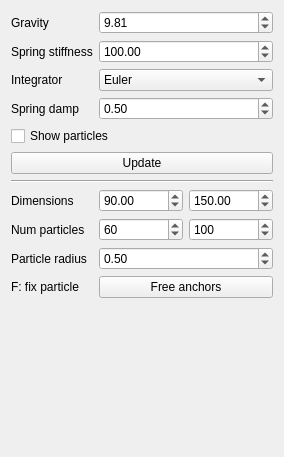
<?xml version="1.0" encoding="UTF-8"?>
<ui version="4.0">
 <class>WidgetCloth</class>
 <widget class="QWidget" name="WidgetCloth">
  <property name="geometry">
   <rect>
    <x>0</x>
    <y>0</y>
    <width>284</width>
    <height>457</height>
   </rect>
  </property>
  <property name="windowTitle">
   <string>Form</string>
  </property>
  <layout class="QFormLayout" name="formLayout">
   <item row="0" column="0">
    <widget class="QLabel" name="label">
     <property name="text">
      <string>Gravity</string>
     </property>
    </widget>
   </item>
   <item row="0" column="1">
    <widget class="QDoubleSpinBox" name="gravity">
     <property name="maximum">
      <double>100.000000000000000</double>
     </property>
     <property name="singleStep">
      <double>1.000000000000000</double>
     </property>
     <property name="value">
      <double>9.810000000000000</double>
     </property>
    </widget>
   </item>
   <item row="1" column="0">
    <widget class="QLabel" name="label_3">
     <property name="text">
      <string>Spring stiffness</string>
     </property>
    </widget>
   </item>
   <item row="1" column="1">
    <widget class="QDoubleSpinBox" name="springStiffness">
     <property name="maximum">
      <double>1000.000000000000000</double>
     </property>
     <property name="singleStep">
      <double>10.000000000000000</double>
     </property>
     <property name="value">
      <double>100.000000000000000</double>
     </property>
    </widget>
   </item>
   <item row="3" column="0">
    <widget class="QLabel" name="label_6">
     <property name="text">
      <string>Spring damp</string>
     </property>
    </widget>
   </item>
   <item row="3" column="1">
    <widget class="QDoubleSpinBox" name="springDamping">
     <property name="maximum">
      <double>1.000000000000000</double>
     </property>
     <property name="singleStep">
      <double>0.100000000000000</double>
     </property>
     <property name="value">
      <double>0.500000000000000</double>
     </property>
    </widget>
   </item>
   <item row="4" column="0" colspan="2">
    <widget class="QCheckBox" name="showParticles">
     <property name="text">
      <string>Show particles</string>
     </property>
     <property name="checked">
      <bool>false</bool>
     </property>
    </widget>
   </item>
   <item row="5" column="0" colspan="2">
    <widget class="QPushButton" name="btnUpdate">
     <property name="text">
      <string>Update</string>
     </property>
    </widget>
   </item>
   <item row="6" column="0" colspan="2">
    <widget class="Line" name="line">
     <property name="orientation">
      <enum>Qt::Orientation::Horizontal</enum>
     </property>
    </widget>
   </item>
   <item row="7" column="0">
    <widget class="QLabel" name="label_2">
     <property name="text">
      <string>Dimensions</string>
     </property>
    </widget>
   </item>
   <item row="7" column="1">
    <layout class="QHBoxLayout" name="horizontalLayout">
     <item>
      <widget class="QDoubleSpinBox" name="sizeX">
       <property name="maximum">
        <double>200.000000000000000</double>
       </property>
       <property name="singleStep">
        <double>10.000000000000000</double>
       </property>
       <property name="value">
        <double>90.000000000000000</double>
       </property>
      </widget>
     </item>
     <item>
      <widget class="QDoubleSpinBox" name="sizeY">
       <property name="maximum">
        <double>200.000000000000000</double>
       </property>
       <property name="singleStep">
        <double>10.000000000000000</double>
       </property>
       <property name="value">
        <double>150.000000000000000</double>
       </property>
      </widget>
     </item>
    </layout>
   </item>
   <item row="8" column="0">
    <widget class="QLabel" name="label_4">
     <property name="text">
      <string>Num particles</string>
     </property>
    </widget>
   </item>
   <item row="8" column="1">
    <layout class="QHBoxLayout" name="horizontalLayout_2">
     <item>
      <widget class="QSpinBox" name="numParticlesX">
       <property name="minimum">
        <number>2</number>
       </property>
       <property name="maximum">
        <number>1000</number>
       </property>
       <property name="singleStep">
        <number>5</number>
       </property>
       <property name="value">
        <number>60</number>
       </property>
      </widget>
     </item>
     <item>
      <widget class="QSpinBox" name="numParticlesY">
       <property name="minimum">
        <number>2</number>
       </property>
       <property name="maximum">
        <number>1000</number>
       </property>
       <property name="singleStep">
        <number>5</number>
       </property>
       <property name="value">
        <number>100</number>
       </property>
      </widget>
     </item>
    </layout>
   </item>
   <item row="2" column="0">
    <widget class="QLabel" name="label_7">
     <property name="text">
      <string>Integrator</string>
     </property>
    </widget>
   </item>
   <item row="2" column="1">
    <widget class="QComboBox" name="integrators">
     <item>
      <property name="text">
       <string>Euler</string>
      </property>
     </item>
     <item>
      <property name="text">
       <string>Symplectic Euler</string>
      </property>
     </item>
     <item>
      <property name="text">
       <string>Midpoint</string>
      </property>
     </item>
     <item>
      <property name="text">
       <string>RK2</string>
      </property>
     </item>
     <item>
      <property name="text">
       <string>RK4</string>
      </property>
     </item>
     <item>
      <property name="text">
       <string>Verlet</string>
      </property>
     </item>
    </widget>
   </item>
   <item row="9" column="0">
    <widget class="QLabel" name="label_5">
     <property name="text">
      <string>Particle radius</string>
     </property>
    </widget>
   </item>
   <item row="9" column="1">
    <widget class="QDoubleSpinBox" name="particleRad">
     <property name="minimum">
      <double>0.010000000000000</double>
     </property>
     <property name="maximum">
      <double>100.000000000000000</double>
     </property>
     <property name="singleStep">
      <double>0.100000000000000</double>
     </property>
     <property name="value">
      <double>0.500000000000000</double>
     </property>
    </widget>
   </item>
   <item row="10" column="0">
    <widget class="QLabel" name="label_8">
     <property name="text">
      <string>F: fix particle</string>
     </property>
    </widget>
   </item>
   <item row="10" column="1">
    <widget class="QPushButton" name="btnFreeAnchors">
     <property name="text">
      <string>Free anchors</string>
     </property>
    </widget>
   </item>
  </layout>
 </widget>
 <resources/>
 <connections/>
</ui>
